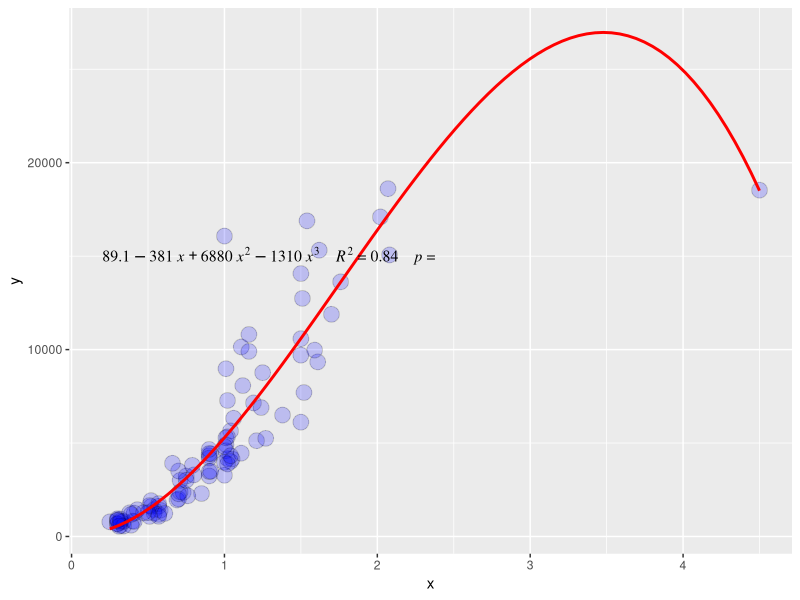

This chart was generated by the following R code: (Note: this script raises an error after producing the figure.)
library(polynom)
library(ggplot2)

set.seed(1410)
dsmall <- diamonds[sample(nrow(diamonds), 100), ]
df <- data.frame("x"=dsmall$carat, "y"=dsmall$price)

my.formula <- y ~ poly(x, 3, raw = TRUE)
p <- ggplot(df, aes(x, y)) 
p <- p + geom_point(alpha=2/10, shape=21, fill="blue", colour="black", size=5)
p <- p + geom_smooth(method = "lm", se = FALSE, 
                     formula = my.formula, 
                     colour = "red")

m <- lm(my.formula, df)
my.eq <- as.character(signif(as.polynomial(coef(m)), 3))
label.text <- paste(gsub("x", "~italic(x)", my.eq, fixed = TRUE),
              paste("italic(R)^2",  
                    format(summary(m)$r.squared, digits = 2), 
                    sep = "~`=`~"),
		paste("italic(p)",  
                    format(summary(m)$p.value, digits = 3), 
                    sep = "~`=`~"),
                    sep = "~~~~")


p + annotate(geom = "text", x = 0.2, y = 15000, label = label.text, 
             family = "serif", hjust = 0, parse = TRUE, size = 4)


p <- ggplot(my.data, aes(x, y2, color = group)) +
  geom_point() +
  stat_smooth(aes(fill = group, color = group), method = "lm", formula = formula) +
  stat_regline_equation(
    aes(label =  paste(..eq.label.., ..adj.rr.label.., sep = "~~~~")),
    formula = formula
  ) +
  theme_bw()
ggpar(p, palette = "jco")
